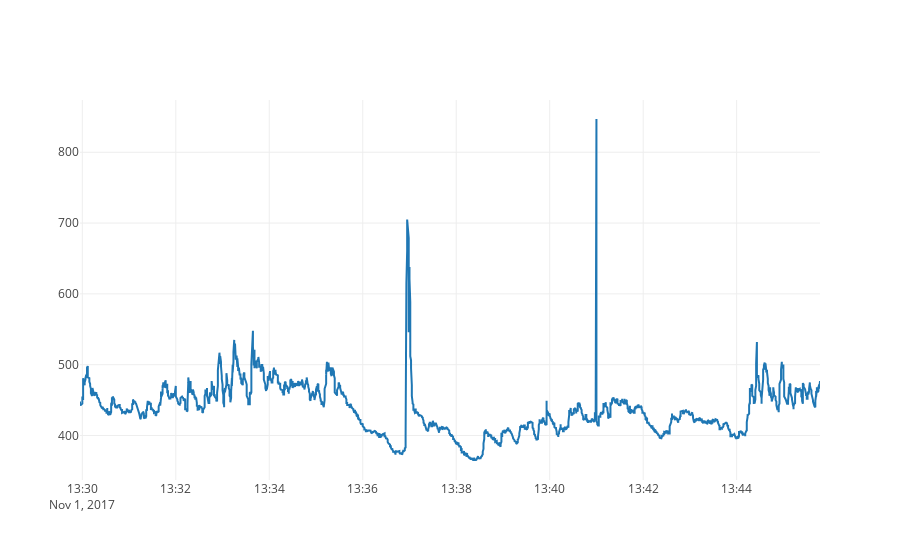
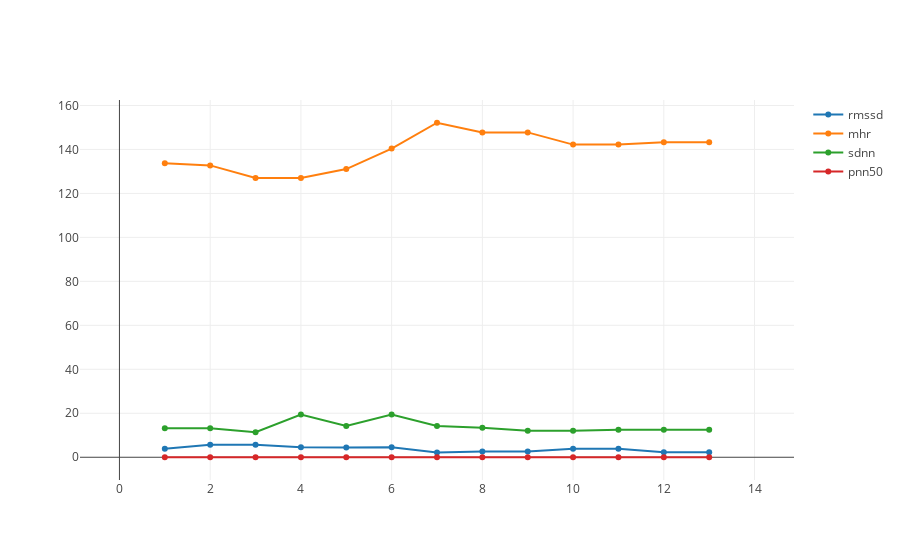

Notebook code for these charts, in order:
### Markdown cell above
### Plotting a specific session

### Code cell
dv.full_plot_sess(df.iloc[111], fdf, RAW)

### Figure 1 — Plotly figure (JSON) as saved in the notebook; plotly's stock layout.template omitted (floating-point values rounded to 4 significant figures; data arrays with more than 128 entries replaced by an {"elided": "..."} marker saying what was removed)
{"data": [{"type": "scatter", "x": {"elided": "2243 str values"}, "y": {"elided": "2243 int values"}}], "layout": {}}

### Figure 2 — Plotly figure (JSON) as saved in the notebook; plotly's stock layout.template omitted (floating-point values rounded to 4 significant figures)
{"data": [{"name": "rmssd", "type": "scatter", "x": [0, 1, 2, 3, 4, 5, 6, 7, 8, 9, 10, 11, 12, 13, 14], "y": [null, 3.89, 5.661, 5.661, 4.507, 4.478, 4.507, 2.193, 2.59, 2.59, 3.878, 3.878, 2.292, 2.292, null]}, {"name": "mhr", "type": "scatter", "x": [0, 1, 2, 3, 4, 5, 6, 7, 8, 9, 10, 11, 12, 13, 14], "y": [null, 133.7, 132.7, 127.0, 127.0, 131.1, 140.4, 152.1, 147.8, 147.8, 142.2, 142.2, 143.2, 143.2, null]}, {"name": "sdnn", "type": "scatter", "x": [0, 1, 2, 3, 4, 5, 6, 7, 8, 9, 10, 11, 12, 13, 14], "y": [null, 13.23, 13.23, 11.39, 19.46, 14.22, 19.46, 14.22, 13.39, 12.03, 12.03, 12.54, 12.54, 12.54, null]}, {"name": "pnn50", "type": "scatter", "x": [0, 1, 2, 3, 4, 5, 6, 7, 8, 9, 10, 11, 12, 13, 14], "y": [null, 0, 0, 0, 0, 0, 0, 0, 0, 0, 0, 0, 0, 0, null]}], "layout": {}}
